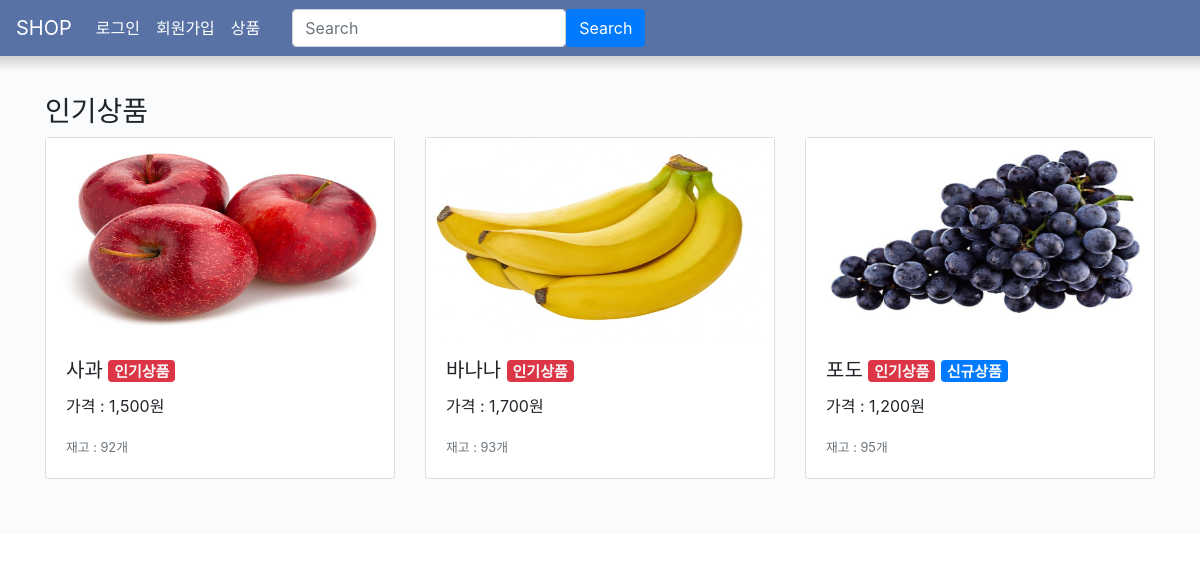
The page / on the database its author committed.
### product/models.py (models this page shows, shortened)
class Product(models.Model):
    pro_name = models.CharField('상품명',max_length=200)
    pro_status_choice = (
        ('f','Fruit'),
        ('p', 'Phone'),
        ('c', 'Computer'),
    )
    pro_status = models.CharField('카테고리', null=True, max_length=1, choices=pro_status_choice)
    pro_price = models.IntegerField('가격')
    pro_stock = models.IntegerField('재고수량',default=100)
    pro_img = models.ImageField('상품이미지', upload_to='products/%Y/%m/%d', blank=True)
    pro_desc = models.TextField('상품설명', blank=True)
    pro_hot = models.BooleanField('인기상품', default=False)
    pro_new = models.BooleanField('신규상품', default=False)
    pro_display = models.BooleanField('화면표시', default=True)
    pro_day = models.DateField('등록일', default=timezone.now)
    pro_like = models.IntegerField('좋아요', default=0)
    author = models.ForeignKey(User, on_delete=models.CASCADE)
    class Meta:
        verbose_name_plural = "상품관리"

### member/views.py (the view)
# urls.py: path('', HotListView.as_view(), name='home'),
class HotListView(ListView):
    queryset = Product.objects.filter(pro_hot=True)
    template_name = 'member/index.html'

### member/templates/member/index.html (shortened to what this page needs)
{% extends 'member/base.html' %}
{% load humanize %}
{% block content %}
<div class="container my-4">
    <h3>인기상품</h3>
    <div class="row">
    {% for product in object_list %}
	    <div class="col-4" value="{{product.id}}">
		    <div class="card mb-3">
		        {% if product.pro_img %}
                <img style="height:200px;" class="img-fluid rounded-start" src="{{product.pro_img.url}}">
                {% endif %}
		        <div class="card-body">
		        <h5 class="card-title">
                    {{ product.pro_name }}
                    <span class="badge bg-danger text-light">인기상품</span>
                    {% if product.pro_new == True %}
                    <span class="badge bg-primary text-light">신규상품</span>
                    {% endif %}
                </h5>
                <p class="card-text">
                    가격 : {{ product.pro_price|intcomma }}원
                </p>
                <p class="card-text">
                    <small class="text-muted">
                        재고 : {{ product.pro_stock }}개
                    </small>
                </p>
		        </div>
	        </div>
        </div>
    {% endfor %}
    </div>
</div>
{% endblock %}

### rows shown on the page
Product: {{ product.id }} 1 (drawn), pro_img (picture), pro_name "사과", pro_price "1,500", pro_stock "92"
Product: {{ product.id }} 2 (drawn), pro_img (picture), pro_name "바나나", pro_price "1,700", pro_stock "93"
Product: {{ product.id }} 3 (drawn), pro_img (picture), pro_name "포도", pro_new "신규상품", pro_price "1,200", pro_stock "95"
